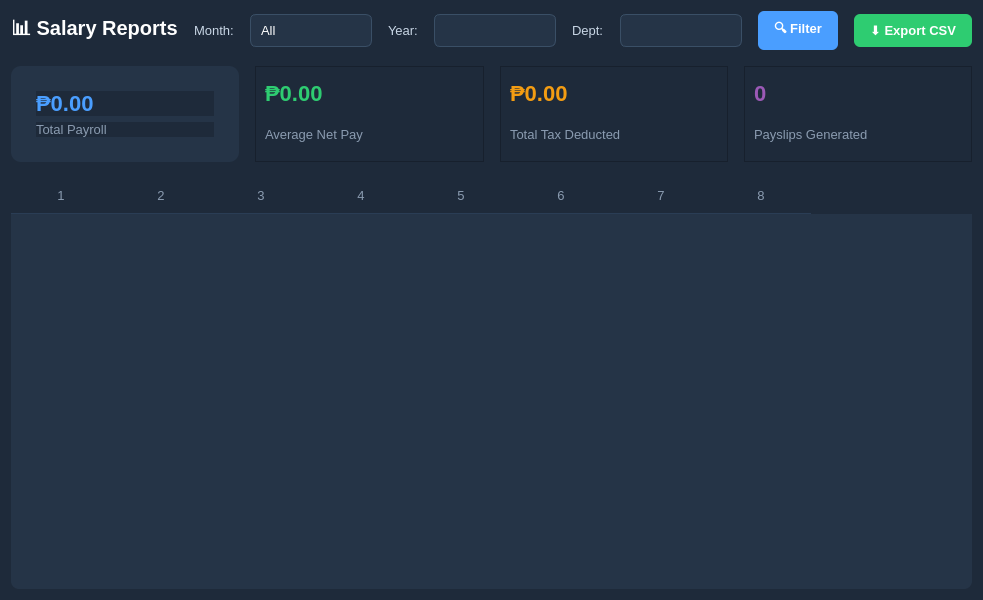
<?xml version="1.0" encoding="UTF-8"?>
<ui version="4.0">
 <class>SalaryReport</class>
 <widget class="QWidget" name="SalaryReport">
  <property name="geometry">
   <rect>
    <x>0</x>
    <y>0</y>
    <width>906</width>
    <height>600</height>
   </rect>
  </property>
  <property name="windowTitle">
   <string>Salary Reports</string>
  </property>
  <property name="styleSheet">
   <string>
    QWidget { background:#1e2a3a; color:#c8d6e5; font-size:13px; }
    QLabel#title { color:#ffffff; font-size:20px; font-weight:bold; }
    QComboBox, QDateEdit {
      background:#253447; border:1px solid #3a4f66;
      border-radius:6px; padding:7px 10px; color:#ffffff; font-size:13px; min-width:100px;
    }
    QComboBox::drop-down { border:none; }
    QComboBox QAbstractItemView { background:#253447; color:#fff; selection-background-color:#4a9eff; }
    QPushButton {
      background:#4a9eff; color:#fff; border:none;
      border-radius:6px; font-size:13px; font-weight:bold; padding:8px 16px;
    }
    QPushButton:hover { background:#3a8ef0; }
    QPushButton#btnExport { background:#2ecc71; }
    QPushButton#btnExport:hover { background:#27ae60; }
    QTableWidget {
      background:#253447; border:none; border-radius:8px;
      gridline-color:#2a3d55; color:#c8d6e5;
      alternate-background-color:#1e2a3a;
    }
    QTableWidget::item:selected { background:#4a9eff30; color:#ffffff; }
    QHeaderView::section { background:#1e2a3a; color:#8a9bb0; padding:8px; border:none; border-bottom:1px solid #2a3d55; }
    QFrame#summaryCard {
      background:#253447; border-radius:10px; padding:16px;
    }
   </string>
  </property>
  <layout class="QVBoxLayout" name="mainLayout">
   <property name="spacing">
    <number>16</number>
   </property>
   <property name="contentsMargins" stdset="0">
    <number>24</number>
   </property>
   <item>
    <layout class="QHBoxLayout">
     <item>
      <widget class="QLabel" name="title">
       <property name="text">
        <string>📊 Salary Reports</string>
       </property>
      </widget>
     </item>
     <item>
      <spacer>
       <property name="orientation">
        <enum>Qt::Horizontal</enum>
       </property>
       <property name="sizeHint" stdset="0">
        <size>
         <width>0</width>
         <height>0</height>
        </size>
       </property>
      </spacer>
     </item>
     <item>
      <widget class="QLabel" name="label">
       <property name="text">
        <string>Month:</string>
       </property>
      </widget>
     </item>
     <item>
      <widget class="QComboBox" name="cmbMonth">
       <item>
        <property name="text">
         <string>All</string>
        </property>
       </item>
       <item>
        <property name="text">
         <string>01</string>
        </property>
       </item>
       <item>
        <property name="text">
         <string>02</string>
        </property>
       </item>
       <item>
        <property name="text">
         <string>03</string>
        </property>
       </item>
       <item>
        <property name="text">
         <string>04</string>
        </property>
       </item>
       <item>
        <property name="text">
         <string>05</string>
        </property>
       </item>
       <item>
        <property name="text">
         <string>06</string>
        </property>
       </item>
       <item>
        <property name="text">
         <string>07</string>
        </property>
       </item>
       <item>
        <property name="text">
         <string>08</string>
        </property>
       </item>
       <item>
        <property name="text">
         <string>09</string>
        </property>
       </item>
       <item>
        <property name="text">
         <string>10</string>
        </property>
       </item>
       <item>
        <property name="text">
         <string>11</string>
        </property>
       </item>
       <item>
        <property name="text">
         <string>12</string>
        </property>
       </item>
      </widget>
     </item>
     <item>
      <widget class="QLabel" name="label">
       <property name="text">
        <string>Year:</string>
       </property>
      </widget>
     </item>
     <item>
      <widget class="QComboBox" name="cmbYear"/>
     </item>
     <item>
      <widget class="QLabel" name="label">
       <property name="text">
        <string>Dept:</string>
       </property>
      </widget>
     </item>
     <item>
      <widget class="QComboBox" name="cmbDept"/>
     </item>
     <item>
      <widget class="QPushButton" name="btnFilter">
       <property name="text">
        <string>🔍 Filter</string>
       </property>
      </widget>
     </item>
     <item>
      <widget class="QPushButton" name="btnExport">
       <property name="text">
        <string>⬇ Export CSV</string>
       </property>
      </widget>
     </item>
    </layout>
   </item>
   <item>
    <layout class="QHBoxLayout" name="summaryRow">
     <item>
      <widget class="QFrame" name="summaryCard">
       <property name="frameShape">
        <enum>QFrame::StyledPanel</enum>
       </property>
       <layout class="QVBoxLayout">
        <item>
         <widget class="QLabel" name="valTotalPayroll">
          <property name="styleSheet">
           <string>color:#4a9eff;font-size:22px;font-weight:bold;</string>
          </property>
          <property name="text">
           <string>₱0.00</string>
          </property>
         </widget>
        </item>
        <item>
         <widget class="QLabel" name="label">
          <property name="styleSheet">
           <string>color:#8a9bb0;</string>
          </property>
          <property name="text">
           <string>Total Payroll</string>
          </property>
         </widget>
        </item>
       </layout>
      </widget>
     </item>
     <item>
      <widget class="QFrame" name="summaryCard2">
       <property name="frameShape">
        <enum>QFrame::StyledPanel</enum>
       </property>
       <layout class="QVBoxLayout">
        <item>
         <widget class="QLabel" name="valAvgPay">
          <property name="styleSheet">
           <string>color:#2ecc71;font-size:22px;font-weight:bold;</string>
          </property>
          <property name="text">
           <string>₱0.00</string>
          </property>
         </widget>
        </item>
        <item>
         <widget class="QLabel" name="label">
          <property name="styleSheet">
           <string>color:#8a9bb0;</string>
          </property>
          <property name="text">
           <string>Average Net Pay</string>
          </property>
         </widget>
        </item>
       </layout>
      </widget>
     </item>
     <item>
      <widget class="QFrame" name="summaryCard3">
       <property name="frameShape">
        <enum>QFrame::StyledPanel</enum>
       </property>
       <layout class="QVBoxLayout">
        <item>
         <widget class="QLabel" name="valTotalTax">
          <property name="styleSheet">
           <string>color:#f39c12;font-size:22px;font-weight:bold;</string>
          </property>
          <property name="text">
           <string>₱0.00</string>
          </property>
         </widget>
        </item>
        <item>
         <widget class="QLabel" name="label">
          <property name="styleSheet">
           <string>color:#8a9bb0;</string>
          </property>
          <property name="text">
           <string>Total Tax Deducted</string>
          </property>
         </widget>
        </item>
       </layout>
      </widget>
     </item>
     <item>
      <widget class="QFrame" name="summaryCard4">
       <property name="frameShape">
        <enum>QFrame::StyledPanel</enum>
       </property>
       <layout class="QVBoxLayout">
        <item>
         <widget class="QLabel" name="valCount">
          <property name="styleSheet">
           <string>color:#9b59b6;font-size:22px;font-weight:bold;</string>
          </property>
          <property name="text">
           <string>0</string>
          </property>
         </widget>
        </item>
        <item>
         <widget class="QLabel" name="label">
          <property name="styleSheet">
           <string>color:#8a9bb0;</string>
          </property>
          <property name="text">
           <string>Payslips Generated</string>
          </property>
         </widget>
        </item>
       </layout>
      </widget>
     </item>
    </layout>
   </item>
   <item>
    <widget class="QTableWidget" name="tblReport">
     <property name="editTriggers">
      <set>QAbstractItemView::NoEditTriggers</set>
     </property>
     <property name="alternatingRowColors">
      <bool>true</bool>
     </property>
     <property name="selectionBehavior">
      <enum>QAbstractItemView::SelectRows</enum>
     </property>
     <property name="columnCount">
      <number>8</number>
     </property>
     <property name="horizontalHeaderLabels" stdset="0">
      <stringlist>
       <string>Emp ID</string>
       <string>Name</string>
       <string>Dept</string>
       <string>Month/Year</string>
       <string>Gross</string>
       <string>Deductions</string>
       <string>Tax</string>
       <string>Net Pay</string>
      </stringlist>
     </property>
     <column/>
     <column/>
     <column/>
     <column/>
     <column/>
     <column/>
     <column/>
     <column/>
    </widget>
   </item>
  </layout>
 </widget>
 <resources/>
 <connections/>
</ui>
